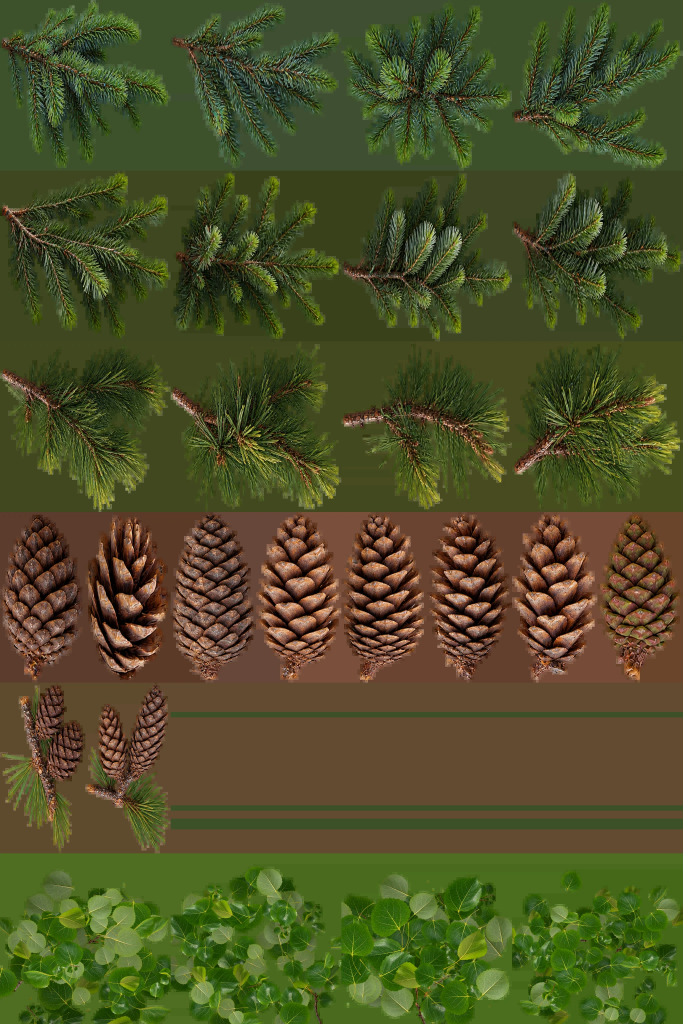
#> input picture assets/foliage/foliage.webp, 2048 x 3072 px (shown at 1/3 size)
$ python -i cut_foliage.py   (imports and definitions only)
#> lines starting #> are read from the running program, lines starting #| are printed output that depends on the picture
#!/usr/bin/env python3
"""Cut the user's foliage sheets (rawah_tree_leaves_and_cones.zip) into individual cutouts and pack them for the game.

usage: python3 tools/cut_foliage.py <folder holding the five sheet PNGs> [preview_dir]

Each sheet is an illustrated cutout atlas (several branches, leaves or cones on one transparent page, with a coloured
chroma-key fringe on the edges). For every sprite this script:
  1. finds it (connected blob of alpha, small gaps closed),
  2. cleans the fringe (alpha eroded and softened, edge colour replaced by the colour just inside),
  3. turns it so the woody end of a branch sits at the left (u = 0, where a spray card starts), a leaf or cluster
     stands with its stalk at the bottom, and a cone hangs with its stem at the top,
  4. stretches it to fill its cell (the game undoes the stretch with the aspect stored in foliage.json) and fills the
     transparent texels with the sprite's own colour so mipmaps never fade to black or fringe colours.
Aspen gets composites too: a single leaf is 6 cm, so crown cards are built from many real leaves and twig clusters.
Output (assets/foliage/): foliage.webp (2048 x 3072, the top six 512-px rows of the tree atlas) and foliage.json.
"""
import json, math, os, sys
import numpy as np
from PIL import Image
from scipy import ndimage as ndi

# [1 line that did not run here, left out]
PREVIEW = sys.argv[2] if len(sys.argv) > 2 else None
OUT = os.path.join(os.path.dirname(os.path.abspath(__file__)), '..', 'assets', 'foliage')
CELL = 512
rs = np.random.RandomState(5)


def load(name):
    return np.asarray(Image.open(os.path.join(SRC, name + '.png')).convert('RGBA')).astype(np.float32)


# [13 lines left out: function clean, not called in this run]


def blobs(im, gap=7, minarea=6000):
    m = im[..., 3] > 60
    lab, n = ndi.label(ndi.binary_dilation(m, iterations=gap))
    objs = ndi.find_objects(lab)
    out = []
    for i, sl in enumerate(objs):
        area = (lab[sl] == i + 1).sum()
        if area < minarea:
            continue
        own = ndi.binary_dilation(lab[sl] == i + 1, iterations=2) & (im[sl][..., 3] > 4)
        sub = im[sl].copy()
        sub[..., 3] *= own
        out.append((sl, sub))
    # reading order: rows of similar y, then x
    out.sort(key=lambda t: (round((t[0][0].start + t[0][0].stop) / 2 / 250), (t[0][1].start + t[0][1].stop) / 2))
    return [s for _, s in out]


def brown(sub, mask):
    r, g, b = sub[..., 0], sub[..., 1], sub[..., 2]
    return (((r > g * 1.04) & (r > b * 1.25)) & mask).astype(np.float32)


# [6 lines left out: function rotate, not called in this run]


def crop(sub, pad=2):
    ys, xs = np.where(sub[..., 3] > 10)
    return sub[max(ys.min() - pad, 0):ys.max() + pad + 1, max(xs.min() - pad, 0):xs.max() + pad + 1]


# [42 lines left out: functions principal, base_end, orient, fit, not called in this run]


def aspect(sub):
    return sub.shape[0] / sub.shape[1]          # height / width of the sprite before stretching


# ---------------------------------------------------------------- the sheets
# [1 line not run here, left out]
sprites = {}
# [3 lines not run here, left out]

atlas = np.zeros((CELL * 6, CELL * 4, 4), np.float32)
atlas[..., :3] = (60, 80, 40)
# [1 line not run here, left out]
meta = {'cell': CELL, 'variants': {}}
preview = {}


# [5 lines left out: function put, not called in this run]


# conifer sprays: four per species, the woody end at the left
PICK = {'spruce': ('engelmann_spruce_needles', [0, 1, 4, 5]), 'fir': ('subalpine_fir_needles', [0, 1, 4, 8]), 'pine': ('lodgepole_pine_needles', [1, 4, 5, 8])}
# [4 lines not run here, left out]

# cones: 256 x 512 cells, stem at the top. lodgepole: small ovoid and open cones; spruce: long hanging; fir: upright young
# [1 line that did not run here, left out]
CONE = [('pineCone', [4, 6]), ('spruceCone', [0, 5, 9, 1]), ('firCone', [2, 10])]
slot = 0
# [21 lines not run here, left out]

# aspen: sort the sprites into single leaves and twig clusters, then build composites
# [1 line that did not run here, left out]
singles, twigs = [], []
# [5 lines not run here, left out]
leaf_img = [orient(s, 'down') for s in singles]
twig_img = [orient(s, 'down') for s in twigs]


# [42 lines left out: functions paste, composite, not called in this run]


# [10 lines not run here, left out]

# falling leaves: four single leaves as luminance only (the game tints each one gold, orange or russet), 256-px cells in a row
lv = np.zeros((256, 1024, 4), np.float32)
# [11 lines not run here, left out]
lv[..., :3] = np.where(lv[..., 3:4] > 4, lv[..., :3], 150)
# [1 line not run here, left out]
# [1 line that did not run here, left out]

# row 4: willow (painted in the game) lives at x 512..1024, dead twigs at 1024..1536; the rest of the row is free
meta['painted'] = {'willowLeaf': [1, 4], 'deadTwig': [2, 4]}

# [1 line not run here, left out]
img = Image.fromarray(np.clip(atlas, 0, 255).astype(np.uint8), 'RGBA')
# [8 lines not run here, left out]

>>> import cv2
>>> picture = cv2.imread('../assets/foliage/foliage.webp', cv2.IMREAD_GRAYSCALE)
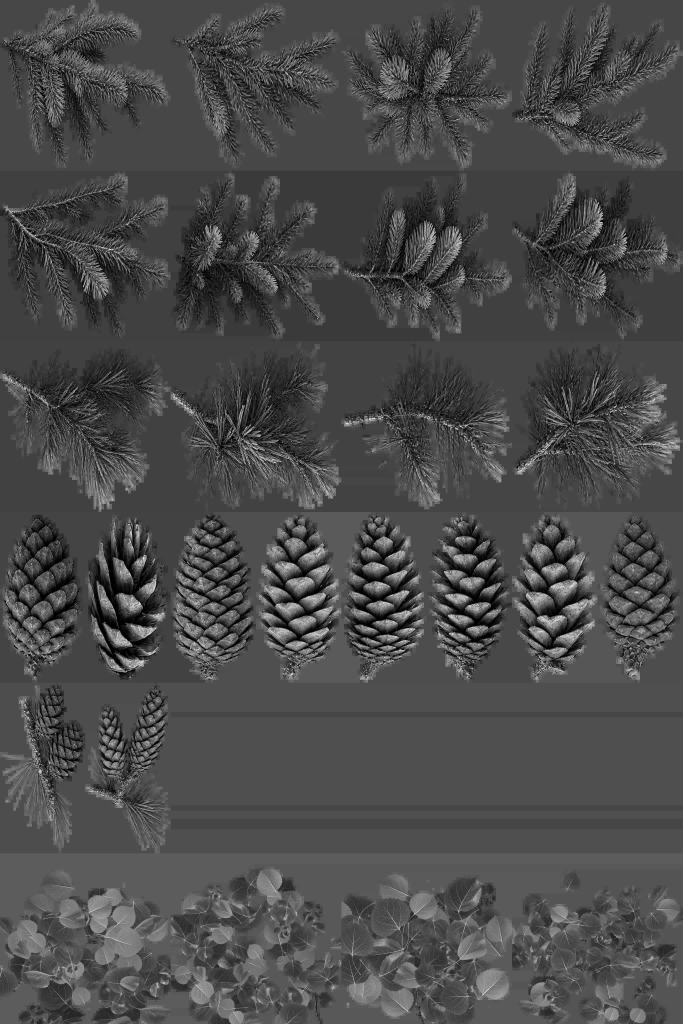
#> picture: shape (3072, 2048) (shown at 1/3 size); min 0, max 254, mean 74.6
>>> result = blobs(picture)
#> in blobs, `lab, n = ndi.label(ndi.binary_dilation(m, iterations=gap))`: lab = 3072 values, max 3 at index 641, min 0 at index 135, mean 2.74; n = 3
#> in blobs, `objs = ndi.find_objects(lab)`: objs = 3 items
#> the loop in blobs, `for i, sl in enumerate(objs):` made 3 passes
#> area on passes 1 to 3: 135, 494, 2431
#> after the loop in blobs, `for i, sl in enumerate(objs):`: out = []
#> result = []
